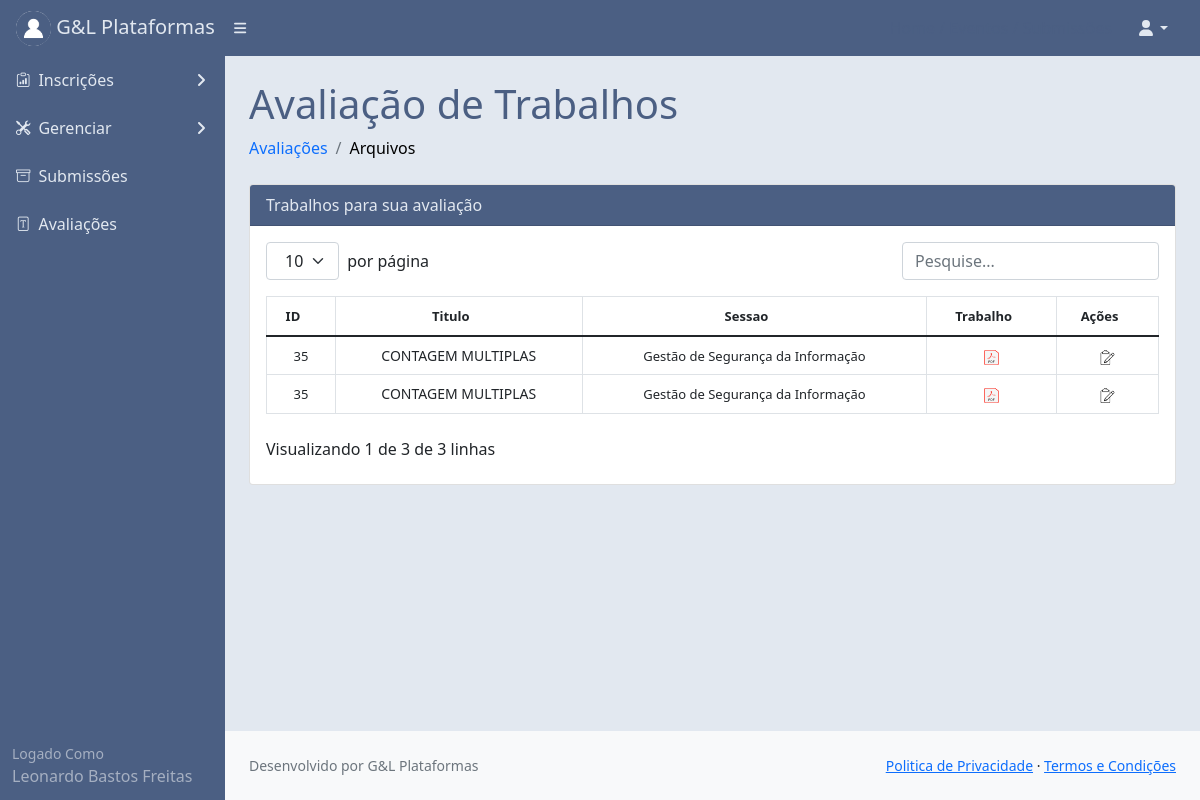
Page /avaliartrabalho/ (signed in) on the committed database.
### core/models.py (models this page shows, shortened)
class Usuariocd(models.Model):
    cpf = models.CharField(max_length=11)
    nome = models.CharField(max_length=300)
    cep = models.CharField(max_length=8)
    nascimento = models.DateField()
    email = models.EmailField()
    endereco = models.CharField(max_length=500)
    cidade = models.CharField(max_length=150)
    bairro = models.CharField(max_length=150)
    pais = models.CharField(max_length=150)
    instituicao = models.CharField(max_length=150)
    cmp = models.CharField(max_length=3)
    categ = models.CharField(max_length=150)
    cinfo = models.CharField(max_length=3)
    gestor_plataforma = models.CharField(max_length=3)
    autor = models.CharField(max_length=3)
    avaliador = models.CharField(max_length=3)
    lider = models.CharField(max_length=3)
    id_usuario = models.BigIntegerField()
    contato = models.BigIntegerField(null=True)
    perfil = models.FileField(upload_to='')

class Submissao(models.Model):
    data = models.DateTimeField(auto_now=True)
    trabalho = models.FileField(null=True, upload_to='')
    id_evento = models.BigIntegerField()
    sessao = models.BigIntegerField()
    id_usuario = models.BigIntegerField()
    status = models.CharField(max_length=30)
    av1 = models.CharField(max_length=30)
    av2 = models.CharField(max_length=30)
    av3 = models.CharField(max_length=30, null=True)
    data_av1 = models.DateTimeField(null=True)
    data_av2 = models.DateTimeField(null=True)
    data_av3 = models.DateTimeField(null=True)
    resumo = models.TextField()
    chave = models.TextField()
    titulo = models.CharField(max_length=150)
    autor = models.CharField(max_length=150)
    nota1 = models.BigIntegerField(null=True)
    nota2 = models.BigIntegerField(null=True)
    nota3 = models.BigIntegerField(null=True)
    progresso = models.BigIntegerField()
    a1 = models.BigIntegerField(null=True)
    a2 = models.BigIntegerField(null=True)
    a3 = models.BigIntegerField(null=True)

class Sessoes(models.Model):
    data_criacao = models.DateTimeField(auto_now=True)
    nome = models.CharField(max_length=150)
    descricao = models.CharField(max_length=150)
    lider = models.CharField(max_length=150)
    tema = models.CharField(max_length=150)
    formulario = models.BigIntegerField()
    id_evento= models.BigIntegerField()
    identificador = models.CharField(max_length=150)

### core/views.py (the view)
# urls.py: path('avaliartrabalho/', views.avaliartrabalho),
@login_required(login_url='/login/')
def avaliartrabalho(request):
    meuid = User.objects.filter(username=request.user)
    for m in meuid:
        mid = m.id
    usuarios = Usuariocd.objects.filter(id_usuario=mid)
    eventos = Evento.objects.filter(status='andamento')
    sessao = Sessoes.objects.all()
    formulario = Formulario.objects.all()
    avaliacao = Submissao.objects.filter(av1=mid)
    avaliacao2 = Submissao.objects.filter(av2=mid)
    avaliacao3 = Submissao.objects.filter(av3=mid)
    dados = {'eventos': eventos,
             'usuarios': usuarios,
             'sessao': sessao,
             'formulario': formulario,
             'avaliacao':avaliacao,
             'avaliacao2':avaliacao2,
             'avaliacao3':avaliacao3}
    return render(request,'avaliartrabalho.html',dados)

### templates/avaliartrabalho.html (shortened to what this page needs)
{% extends 'base.html' %}
{% load static %}
{% block content %}
<div id="layoutSidenav_content" style="background:#e2e8f0;">
                <main>
                    <div class="container-fluid px-4">
                        <h1 class="mt-4" style="color:#4B5F83;">Avaliação de Trabalhos</h1>
                        <ol class="breadcrumb mb-4">
                            <li class="breadcrumb-item"><a href="#" style="text-decoration:none;">
                                Avaliações
                            </a></li>
                             <li class="breadcrumb-item active"><a href="/arquivos/" style="text-decoration:none;">
                               <font color="black"> Arquivos </font>
                            </a> </li>
                        </ol>
                                <p class="mb-0">
                                  <div class="card">
                                      <div class="card-header" style="background:#4B5F83;color:#e2e8f0;">
                                          Trabalhos para sua avaliação
                                      </div>
                                <div class="card-body">
                                  <table  class="table" id="datatablesSimple">
                                    <thead >
                                        <tr >
                                            <th class="text-center">
                                                <font size="2px">ID</font>
                                            </th>
                                            <th class="text-center"><font size="2px">Titulo</font></th>
                                            <th class="text-center"><font size="2px">Sessao</font></th>
                                            <th class="text-center"><font size="2px">Trabalho</font></th>
                                            <th class="text-center"><font size="2px">Ações</font></th>
                                        </tr>
                                    </thead>
                                    <tbody>
                                            {% for avaliacao in avaliacao %}
                                             <tr class="text-center">
                                             <td><font size="2px">{{avaliacao.id}}</font></td>
                                                 <td>
                                                {{avaliacao.titulo}}
                                                 </td>
                                            <td>
                                                {% for sessao in sessao %}
                                                {% if sessao.id == avaliacao.sessao %}
                                                <font size="2px">
                                                {{ sessao.nome }}
                                                </font></td>
                                                 {% endif %}
                                                 {% endfor %}
                                            <td>
                                                <font size="2px">
                                                <font size="2px">
                                                <a href="/media/{{avaliacao.trabalho}}"
                                                style="text-decoration:none;"
                                                target="_blank" rel="noopener noreferrer">
                                                    <img height="15" width="15"
                                                            src={% static "assets/pdficon.png" %}>
                                                </a>
                                            </font>
                                                </font></td>
                                                 <td><font size="2px">
                                                    <a type="button"
                                                       href="/pontuartrabalho/?id={{avaliacao.id}}">
                                                    <img src={% static "assets/editartrabalho.png" %}
                                                         width="15" height="15" />
                                                    </a>
                                            </font></td>
                                        </tr>
                                                {% endfor %}
                                            {% for avaliacao2 in avaliacao2 %}                                                                                 <tr>
                                              <tr class="text-center">
                                             <td><font size="2px">{{avaliacao2.id}}</font></td>
                                                 <td>
                                                {{avaliacao2.titulo}}
                                                 </td>
                                            <td>
                                                {% for sessao in sessao %}
                                                {% if sessao.id == avaliacao2.sessao %}
                                                <font size="2px">
                                                {{ sessao.nome }}
                                                </font></td>
                                                 {% endif %}
                                                 {% endfor %}
                                            <td>
                                                <font size="2px">
                                                <font size="2px">
                                                <a href="/media/{{avaliacao2.trabalho}}"
                                                style="text-decoration:none;"
                                                target="_blank" rel="noopener noreferrer">
                                                    <img height="15" width="15"
                                                            src={% static "assets/pdficon.png" %}>
                                                </a>
                                            </font>
                                                </font></td>
                                                 <td><font size="2px">
                                                    <a type="button"
                                                       href="/pontuartrabalho/?id={{avaliacao2.id}}">
                                                    <img src={% static "assets/editartrabalho.png" %}
                                                         width="15" height="15" />
                                                    </a>
                                                </div>
                                                {% endfor %}
                                </div>
                        </div>
                    </div>
                <footer class="py-4 bg-light mt-auto">
                    <div class="container-fluid px-4">
                        <div class="d-flex align-items-center justify-content-between small">
                            <div class="text-muted">Desenvolvido por G&L Plataformas</div>
                            <div>
                                <a href="#">Politica de Privacidade</a>
                                &middot;
                                <a href="#">Termos e Condições</a>
                            </div>
                        </div>
                    </div>
                </footer>
            </div>
{% endblock %}

### templates/base.html (shortened to what this page needs)
{% load static %}
<!DOCTYPE html>
<html lang="pt-br">
    <head>
        <link href={% static "css/styles.css" %} rel="stylesheet" />
        <link href={% static "css/step.css" %} rel="stylesheet" />
        <link href={% static "css/gira.css" %} rel="stylesheet" />
        <link rel="stylesheet" href="https://cdn.jsdelivr.net/npm/bootstrap-icons@1.3.0/font/bootstrap-icons.css">
    </head>
    <body>
        <nav class="sb-topnav navbar navbar-expand navbar-dark" style="background:#4B5F83;">
            <a class="navbar-brand ps-3" href="#" style="color:#e2e8f0;">
                {% for usuarios in usuarios %}
                <img src="/media/{{usuarios.perfil}}"
                     alt="Admin"
                     class="rounded-circle"
                     width="35" height="35"> G&L Plataformas
                {% endfor %}
            </a>
            <button class="btn btn-link btn-sm order-1 order-lg-0 me-4 me-lg-0" id="sidebarToggle" href="#!"><i class="fas fa-bars" style="color:#e2e8f0;"></i></button>
            <form class="d-none d-md-inline-block form-inline ms-auto me-0 me-md-3 my-2 my-md-0">
                <a href="#" style="text-decoration:none; color:#4B5F83;">
                </a>
                <a href="#" style="text-decoration:none; color:#4B5F83;">
                </a>
                <a href="/submissoes/" style="text-decoration:none; color:#4B5F83;">
                </a>
            </form>
            <ul class="navbar-nav ms-auto ms-md-0 me-3 me-lg-4">
                <li class="nav-item dropdown">
                    <a class="nav-link dropdown-toggle" id="navbarDropdown" href="#" role="button" data-bs-toggle="dropdown" aria-expanded="false" style="color:#e2e8f0;"><i class="fas fa-user fa-fw"></i></a>
                </li>
            </ul>
        </nav>
        <div id="layoutSidenav">
            <div id="layoutSidenav_nav" >
                <nav class="sb-sidenav accordion sb-sidenav-dark" id="sidenavAccordion" >
                    <div class="sb-sidenav-menu" style="background:#4B5F83;">
                        <div class="nav">
                             <a class="nav-link collapsed" href="#" data-bs-toggle="collapse" data-bs-target="#pagesCollapseAuth" aria-expanded="false" aria-controls="pagesCollapseAuth">
                                        <div class="sb-nav-link-icon" style="color:#e2e8f0;"><i class="bi bi-clipboard-data"></i></div>
                                        <div style="color:#e2e8f0;">Inscrições</div>
                                        <div class="sb-sidenav-collapse-arrow" style="color:#e2e8f0;"><i class="fas fa-angle-down"></i></div>
                                    </a>
                            {% for usuarios in usuarios %}
                            {% if usuarios.gestor_plataforma == 'sim' %}
                            <a class="nav-link collapsed" href="#" data-bs-toggle="collapse" data-bs-target="#collapsePages" aria-expanded="false" aria-controls="collapsePages">
                                <div class="sb-nav-link-icon" style="color:#e2e8f0;"><i class="bi bi-tools"></i></div>
                                <div style="color:#e2e8f0;">Gerenciar</div>
                                <div class="sb-sidenav-collapse-arrow" style="color:#e2e8f0;"><i class="fas fa-angle-down"></i></div>
                            </a>
                            {% endif %}
                            {% endfor %}
                            <a class="nav-link" href="/submetidos/" style="color:#e2e8f0;">
                                <div class="sb-nav-link-icon" style="color:#e2e8f0;"><i class="bi bi-archive"></i></div>
                                <div style="color:#e2e8f0;">Submissões</div>
                            </a>
                            {% for usuarios in usuarios %}
                            {% if usuarios.avaliador == 'sim' %}
                            <a class="nav-link" href="/avaliartrabalho/" style="color:#e2e8f0;">
                                <div class="sb-nav-link-icon" style="color:#e2e8f0;"><i class="bi bi-file-font"></i></div>
                                <div style="color:#e2e8f0;">Avaliações</div>
                            </a>
                            {% endif %}
                            {% endfor %}
                        </div>
                    </div>
                    <div class="sb-sidenav-footer" style="background:#4B5F83;">
                        <div class="small" >Logado Como</div>
                        {% for usuarios in usuarios %}
                        {{usuarios.nome}}
                        {% endfor %}
                    </div>
                </nav>
            </div>
{% block content %}{% endblock %}
    </body>
</html>

### static/css/step.css (style rules this page uses)
:root { --prm-color: #0381ff; --prm-gray:#4B5F83; }

### rows in the picture
Usuariocd: perfil (picture), gestor_plataforma "sim" (drawn), avaliador "sim" (drawn), nome "Leonardo Bastos Freitas"
Submissao: id "35", titulo "CONTAGEM MULTIPLAS"
Sessoes: nome "Gestão de Segurança da Informação"
